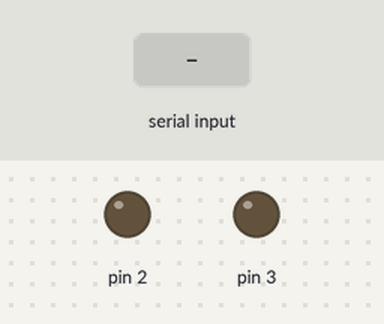
A sketch run on a simulated Arduino Uno, built with avr-gcc and run on an emulated ATmega328P. On the bench: output pins drawn as LEDs (lit = HIGH). The inputs (shaded band) are chosen by the test bench. What the sketch prints to the serial monitor is not drawn.

Above: at 1.2 s.
1.3 s: "a" received over Serial
At 12.9 s:
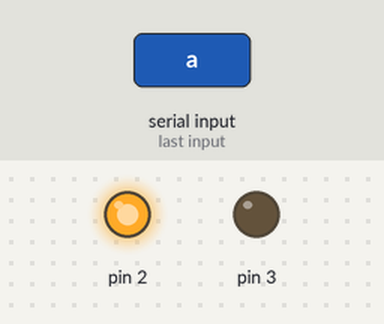
Timing chart, 0 to 13.3 s (numbered marks = the images above; inputs shaded):
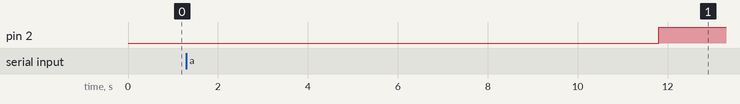

Measured:
- after the input at 1.3 s, pin 2: LOW → HIGH after 10.5 s

The sketch:

SMART_DOOR_SCREEN.ino
```cpp
/*
Follow me on:
  facebook: https://www.facebook.com/profile.php?id=100022320392277&ref=bookmarks
  LinkedIn: https://www.linkedin.com/in/rajesh-biswas72
  Github: https://github.com/rjrobocoder
  instagram: https://www.instagram.com/errajeshbiswas/?fbclid=IwAR2SPWf72s0Kh33SGCDYRFt2Z_A_BkBhxyYAtjt4KVgTDha5T5uJ4fEnebs
  twitter: https://twitter.com/RajeshB16448330?fbclid=IwAR21qKcNR8UcS3GHdZt2ujCqXNJHxNvvKppjKhRzAz8v5w6rlqed3fvCUtA
  Pinterest: https://in.pinterest.com/rjrobocoder/?fbclid=IwAR3p66TzoyNceNYI5W04s5rr61grqYo_v8Y13_CLHc3vmqrODlpdkayAV5s
*/


char p;
void setup() {
  // put your setup code here, to run once:
 Serial.begin(9600);
  pinMode(2,OUTPUT);
  pinMode(3,OUTPUT);
}

void loop() {
  // put your main code here, to run repeatedly:
 p = Serial.read();
 Serial.print(p);
 delay(300);
   switch(p)
   {
      //'a' FOR OPEN THE WINDOW SCREEN
    case 'a': digitalWrite(2,LOW);
            //digitalWrite(3,LOW);
              delay(10000);
              digitalWrite(2,HIGH);
             break;
      //'b' FOR CLOSE THE WINDOW SCREEN
    case 'b': //digitalWrite(2,LOW);
              //digitalWrite(3,HIGH);
             break;
    default: break;

    }
}
```
